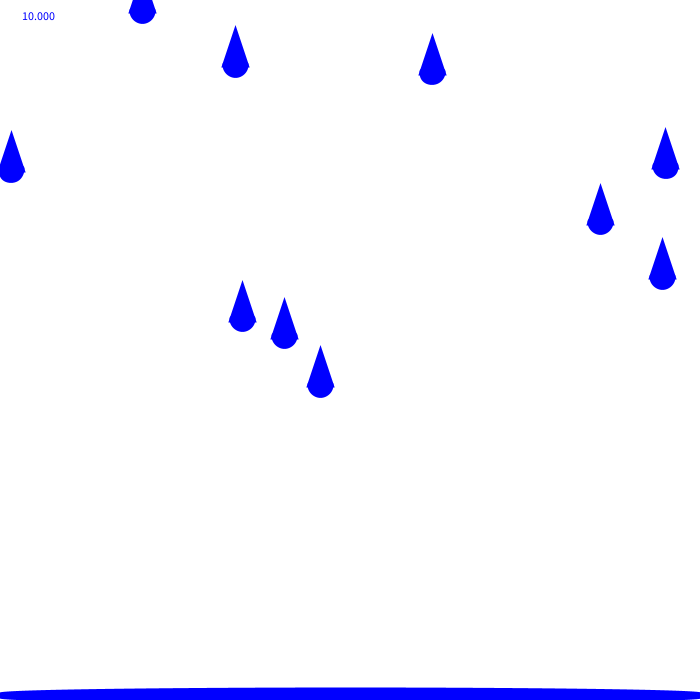
Frame 1 (no input)
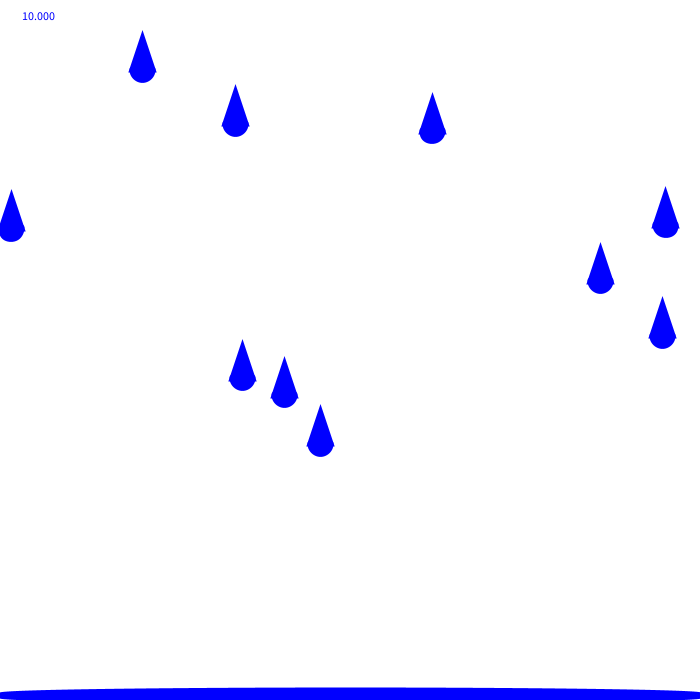
Frame 60 (the mouse pressed at the canvas centre just before this capture)
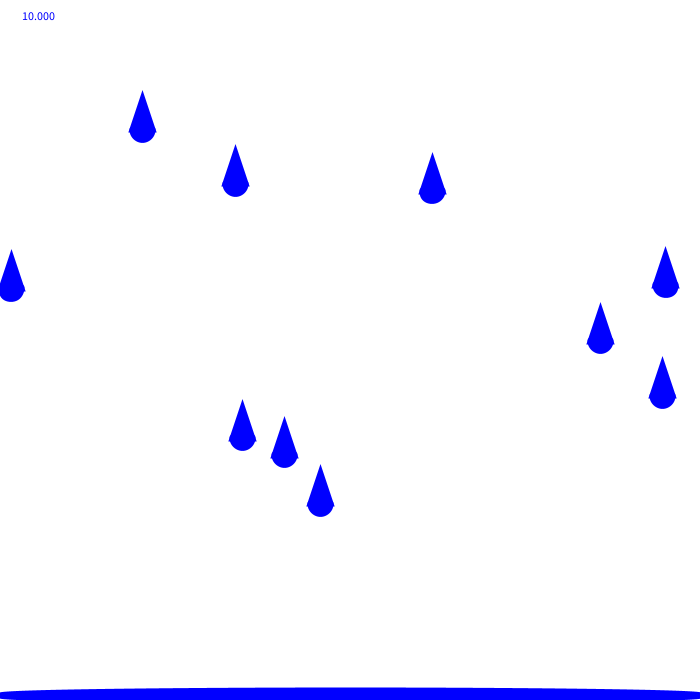
Frame 120 (the mouse held since frame 60 and released just before this capture)

The Processing sketch that drew these frames (run headless with seeded random() and noise(); from frame 60 on, the mouse is pressed at the canvas centre):

// Processing sketch: Puddle
// ── Puddle.pde
float x = random(0, width);
float y = random(0, height);
float[] tearX = new float [10];
float[] tearY = new float [10];
float teardrop = 0;
int a = 20;
float puddleSize = 10; 

void setup() {
  size (700, 700);
  background(255);

  for (int i = 0; i < tearX.length; i++) {
    float x = random(0, width);
    float y = random(0, height);
    tearX[i] = x;
    tearY[i] = y;
  }
}

void draw() {
  background(255);
  fill(0, 0, 255);
  stroke(0,0,255);
  strokeWeight(6);
  for (int i = 0; i <10; i++) {
    teardrop(tearX[i], tearY[i], 20);
    
    tearY[i] = tearY[i] +1;
    
    if( tearY[i] > height) {
      tearY[i] = 0;
      a += 20;
      puddleSize++;
    }
  }
  ellipse(width/2, height - 5, width, puddleSize);
  text(puddleSize, 20, 20);
}

void teardrop(float x, float y, float w) {
  triangle(x-w/2, y, x, y-1.5*w, x+w/2, y);
  arc(x, y, w, w, radians(-3), radians(183), OPEN);
}
